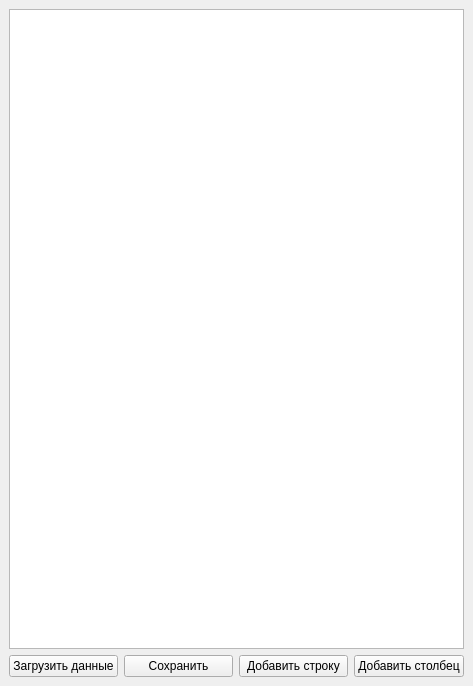
<?xml version="1.0" encoding="UTF-8"?>
<ui version="4.0">
 <class>MainWindow</class>
 <widget class="QMainWindow" name="MainWindow">
  <property name="geometry">
   <rect>
    <x>0</x>
    <y>0</y>
    <width>473</width>
    <height>686</height>
   </rect>
  </property>
  <property name="windowTitle">
   <string>MainWindow</string>
  </property>
  <widget class="QWidget" name="centralwidget">
   <layout class="QVBoxLayout" name="verticalLayout">
    <item>
     <widget class="QTableWidget" name="tableWidget"/>
    </item>
    <item>
     <layout class="QHBoxLayout" name="horizontalLayout">
      <item>
       <widget class="QPushButton" name="btnSelectFile">
        <property name="text">
         <string>Загрузить данные</string>
        </property>
       </widget>
      </item>
      <item>
       <widget class="QPushButton" name="btnSave">
        <property name="text">
         <string>Сохранить</string>
        </property>
       </widget>
      </item>
      <item>
       <widget class="QPushButton" name="btnAddRow">
        <property name="text">
         <string>Добавить строку</string>
        </property>
       </widget>
      </item>
      <item>
       <widget class="QPushButton" name="btnAddColumn">
        <property name="text">
         <string>Добавить столбец</string>
        </property>
       </widget>
      </item>
     </layout>
    </item>
   </layout>
  </widget>
 </widget>
 <resources/>
 <connections/>
</ui>
